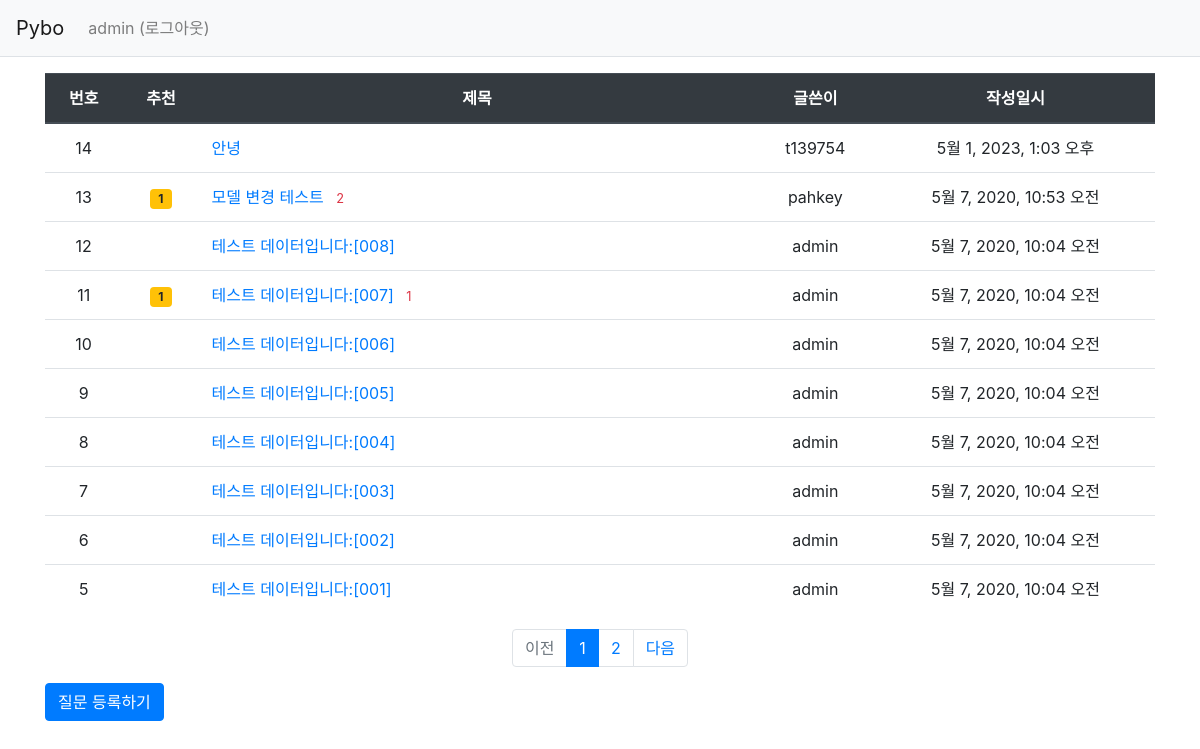
The app's page /pybo/ (signed in) with its own data.
### pybo/models.py (models this page shows, shortened)
class Question(models.Model):
    author = models.ForeignKey(User, on_delete=models.CASCADE, related_name='author_question')
    subject = models.CharField(max_length=200)
    content = models.TextField()
    create_date = models.DateTimeField()
    modify_date = models.DateTimeField(null=True, blank=True)
    voter = models.ManyToManyField(User, related_name='voter_question')

### pybo/views/base_views.py (the view)
# urls.py: path('', base_views.index, name='index'),  # '/' 에 해당되는 path
def index(request):
    page = request.GET.get('page', '1')  # 페이지
    question_list = Question.objects.order_by('-create_date')
    paginator = Paginator(question_list, 10)  # 페이지당 10개씩 보여주기
    page_obj = paginator.get_page(page)
    context = {'question_list': page_obj}
    return render(request, 'pybo/question_list.html', context)

### pybo/templatetags/pybo_filter.py (called while the page is built)
@register.filter
def sub(value, arg):
    return value - arg

### templates/pybo/question_list.html
{% extends 'base.html' %}
{% load pybo_filter %}
{% block content %}
<div class="container my-3">
    <table class="table">
        <thead>
        <tr class="text-center thead-dark">
            <th>번호</th>
            <th>추천</th>
            <th style="width:50%">제목</th>
            <th>글쓴이</th>
            <th>작성일시</th>
        </tr>
        </thead>
        <tbody>
        {% if question_list %}
        {% for question in question_list %}
        <tr class="text-center">
            <td>
                {{ question_list.paginator.count|sub:question_list.start_index|sub:forloop.counter0|add:1 }}
            </td>
            <td>
                {% if question.voter.all.count > 0 %}
                <span class="badge badge-warning px-2 py-1">{{ question.voter.all.count }}</span>
                {% endif %}
            </td>
            <td class="text-left">
                <a href="{% url 'pybo:detail' question.id %}">{{ question.subject }}</a>
                {% if question.answer_set.count > 0 %}
                <span class="text-danger small ml-2">{{ question.answer_set.count }}</span>
                {% endif %}
            </td>
            <td>{{ question.author.username }}</td>
            <td>{{ question.create_date }}</td>
        </tr>
        {% endfor %}
        {% else %}
        <tr>
            <td colspan="3">질문이 없습니다.</td>
        </tr>
        {% endif %}
        </tbody>
    </table>
    <ul class="pagination justify-content-center">
        {% if question_list.has_previous %}
        <li class="page-item">
            <a class="page-link" href="?page={{ question_list.previous_page_number }}">이전</a>
        </li>
        {% else %}
        <li class="page-item disabled">
            <a class="page-link" tabindex="-1" aria-disabled="true" href="#">이전</a>
        </li>
        {% endif %}
        {% for page_number in question_list.paginator.page_range %}
        {% if page_number >= question_list.number|add:-5 and page_number <= question_list.number|add:5 %}
            {% if page_number == question_list.number %}
            <li class="page-item active" aria-current="page">
                <a class="page-link" href="?page={{ page_number }}">{{ page_number }}</a>
            </li>
            {% else %}
            <li class="page-item">
                <a class="page-link" href="?page={{ page_number }}">{{ page_number }}</a>
            </li>
            {% endif %}
        {% endif %}
        {% endfor %}
        {% if question_list.has_next %}
        <li class="page-item">
            <a class="page-link" href="?page={{ question_list.next_page_number }}">다음</a>
        </li>
        {% else %}
        <li class="page-item disabled">
            <a class="page-link" tabindex="-1" aria-disabled="true" href="#">다음</a>
        </li>
        {% endif %}
    </ul>
    <a href="{% url 'pybo:question_create' %}" class="btn btn-primary">질문 등록하기</a>
</div>
{% endblock %}

### templates/navbar.html (shortened to what this page needs)
<nav class="navbar navbar-expand-lg navbar-light bg-light border-bottom">
    <a class="navbar-brand" href="{% url 'pybo:index' %}">Pybo</a>
    <div class="collapse navbar-collapse flex-grow-0" id="navbarNav">
        <ul class="navbar-nav">
            <li class="nav-item ">
                {% if user.is_authenticated %}
                <a class="nav-link" href="{% url 'common:logout' %}">{{ user.username }} (로그아웃)</a>
                {% else %}
                <a class="nav-link" href="{% url 'common:login' %}">로그인</a>
                {% endif %}
            </li>
        </ul>
    </div>
</nav>

### records on screen
Question: paginator.count|sub "14", subject "안녕", author.username "t139754", create_date "5월 1, 2023, 1:03 오후"
Question: paginator.count|sub "13", voter.all.count "1", subject "모델 변경 테스트", answer_set.count "2", author.username "pahkey", create_date "5월 7, 2020, 10:53 오전"
Question: paginator.count|sub "12", subject "테스트 데이터입니다:[008]", author.username "admin", create_date "5월 7, 2020, 10:04 오전"
Question: paginator.count|sub "11", voter.all.count "1", subject "테스트 데이터입니다:[007]", answer_set.count "1", author.username "admin", create_date "5월 7, 2020, 10:04 오전"
Question: paginator.count|sub "10", subject "테스트 데이터입니다:[006]", author.username "admin", create_date "5월 7, 2020, 10:04 오전"
Question: paginator.count|sub "9", subject "테스트 데이터입니다:[005]", author.username "admin", create_date "5월 7, 2020, 10:04 오전"
Question: paginator.count|sub "8", subject "테스트 데이터입니다:[004]", author.username "admin", create_date "5월 7, 2020, 10:04 오전"
Question: paginator.count|sub "7", subject "테스트 데이터입니다:[003]", author.username "admin", create_date "5월 7, 2020, 10:04 오전"
Question: paginator.count|sub "6", subject "테스트 데이터입니다:[002]", author.username "admin", create_date "5월 7, 2020, 10:04 오전"
Question: paginator.count|sub "5", subject "테스트 데이터입니다:[001]", author.username "admin", create_date "5월 7, 2020, 10:04 오전"

### other values on screen
{{ user.username }} "admin"
{{ page_number }} "1"
{{ page_number }} "2"
